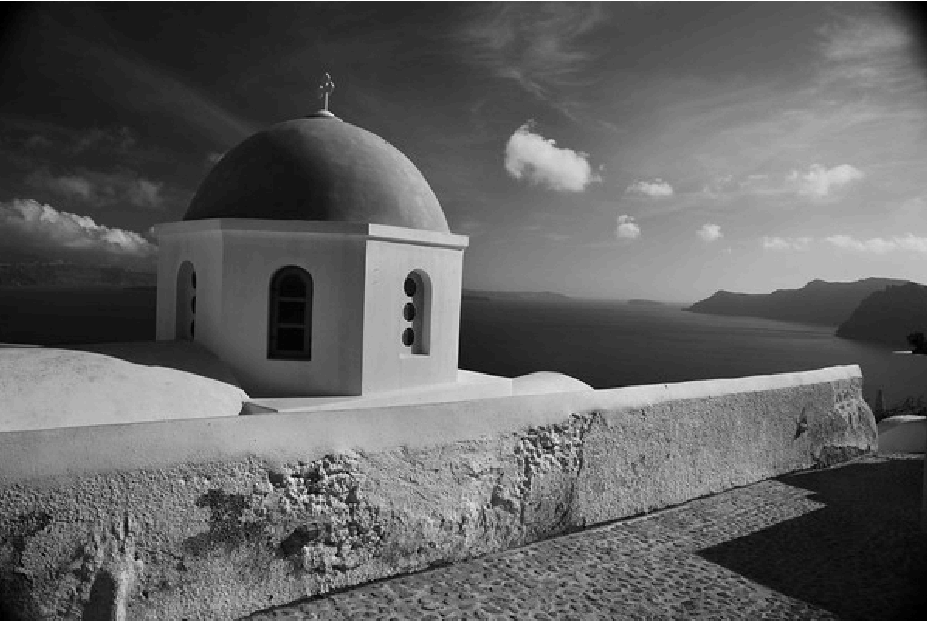
%> input picture Elaborazione di segnali e immagini/Schemi/code/imageA1.png, 927 x 621 px
$ octave lab8_eg1.m   (GNU Octave 9; MATLAB toolbox functions it lacks are replaced by stand-ins)
%> lines starting %> are read from the running program, lines starting %| are printed output that depends on the picture
%% Esempio -
%  Trasformata di Fourier discreta 2D in immagini reali ----
% In questo esempio vedremo come calcolare la trasformata di
% Fourier per un'immagine, visualizzare lo spettro delle ampiezze
% e lo spettro di fase e come ricostruire l'immagine a partire
% dalle frequenze

clear all
close all
clc

imdata = imread('imageA1.png');
%> imdata is the input picture: size 621x927x3 uint8; min 0, max 255, mean 98
imdata = rgb2gray(imdata);
%> imdata: size 621x927 uint8
figure(1); imshow(imdata), title('Original Image');

% Calcolo la trasformata di Fourier dell'immagine
F = fft2(imdata);

% FFT dell'immagine: spettro di ampiezza
S = abs(F);
figure(2);imshow(S,[20 100000]),
%> after `imshow(S,[20 100000])`:
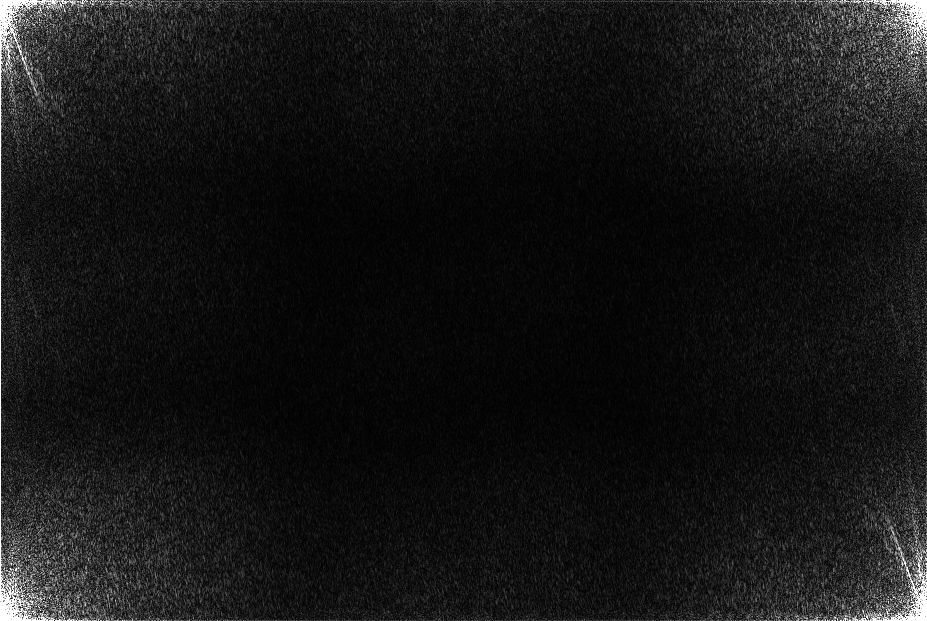
%> displayed picture: size 621x927, on the screen's scale of 0 to 255; min 0, max 255, mean 21.5
title('Magnitude Spectrum');

% Centro lo spettro delle ampiezze per aiutare la visualizzazione
Fsh = fftshift(F);
figure(3);imshow(abs(Fsh),[20 100000]),
%> after `imshow(abs(Fsh),[20 100000])`:
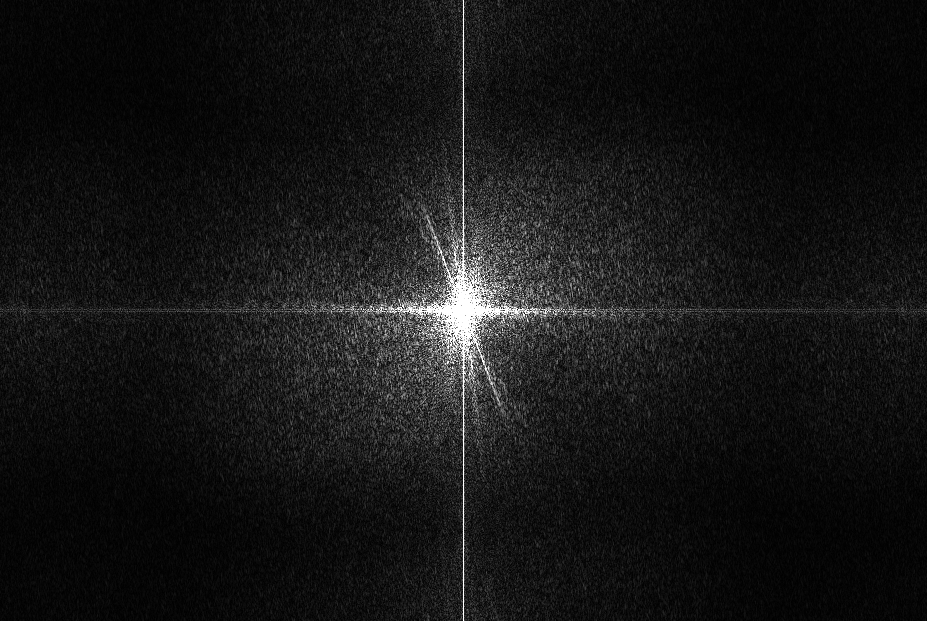
%> displayed picture: size 621x927, on the screen's scale of 0 to 255; min 0, max 255, mean 21.5; mean of the top-left, top-right, bottom-left and bottom-right quarters 20.3, 22.4, 22.1, 21
title('Centered Magnitude Spectrum');

% Applico il logaritmo
S2 = log10(1+abs(Fsh));
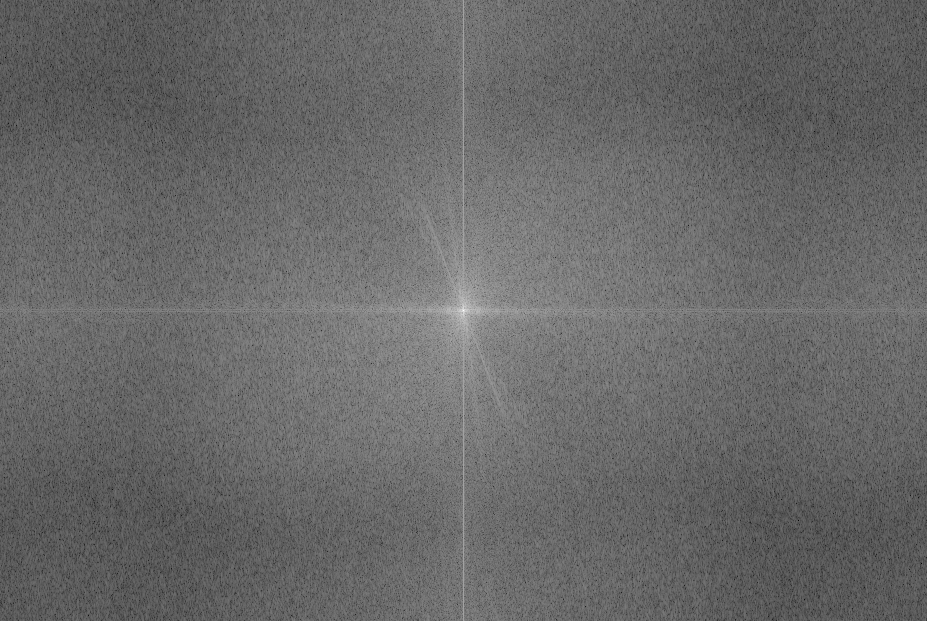
%> S2: size 621x927 double; min 0.901, max 7.75, mean 3.71; drawn with min black and max white
figure(4);imshow(S2,[]),
title('Log transformed Magnitude Spectrum');

% FFT dell'immagine: spettro di fase
figure(5);imshow(angle(fftshift(F)),[-pi pi]),
%> after `imshow(angle(fftshift(F)),[-pi pi])`:
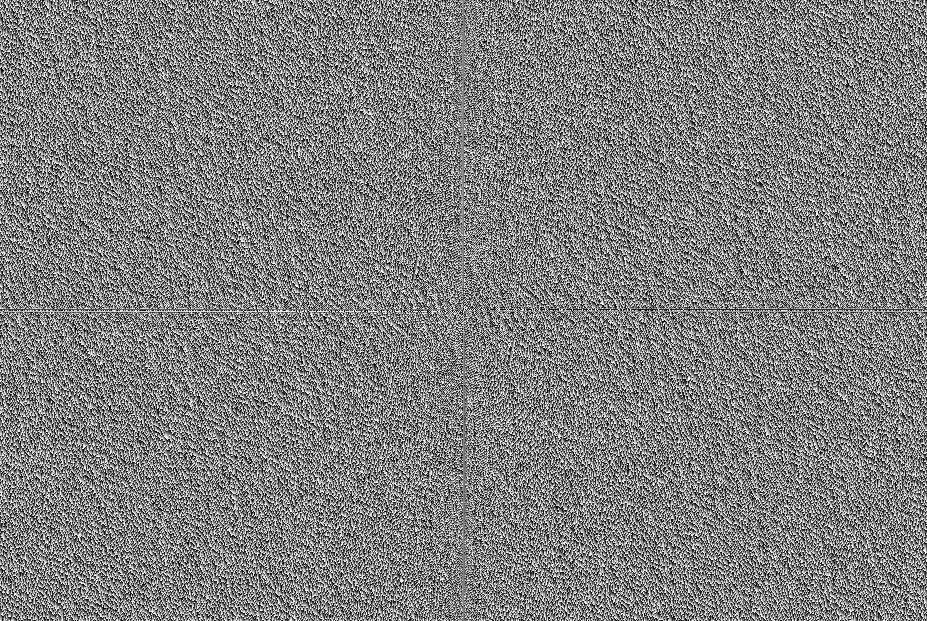
%> displayed picture: size 621x927, on the screen's scale of 0 to 255; min 0, max 255, mean 127.5
title('Phase Spectrum');

% Ricostruzione dell'immagine a partire dalle frequenze
F = ifftshift(Fsh);
f = ifft2(F);
f = real(f);
figure(6);imshow(f,[]),
title('Reconstructed Image');

$ run again, with Elaborazione di segnali e immagini/Schemi/code/Crane.png copied over Elaborazione di segnali e immagini/Schemi/code/imageA1.png
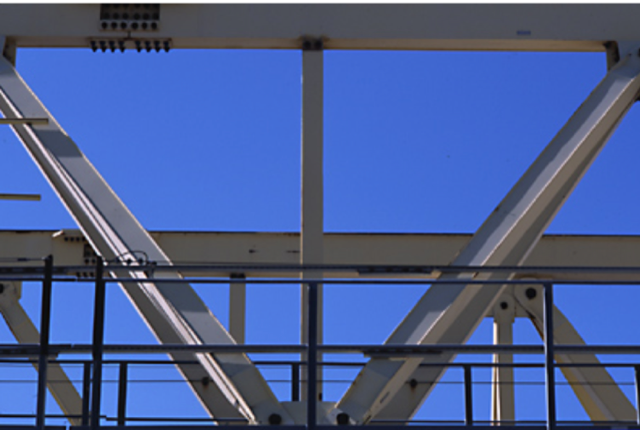
%> input picture Elaborazione di segnali e immagini/Schemi/code/Crane.png, 640 x 430 px
%> imdata is the input picture: size 430x640x3 uint8; mean R, G, B 74.8, 94.5, 148.3
%> imdata: size 430x640 uint8
%> `S2 = log10(1+abs(Fsh));`:
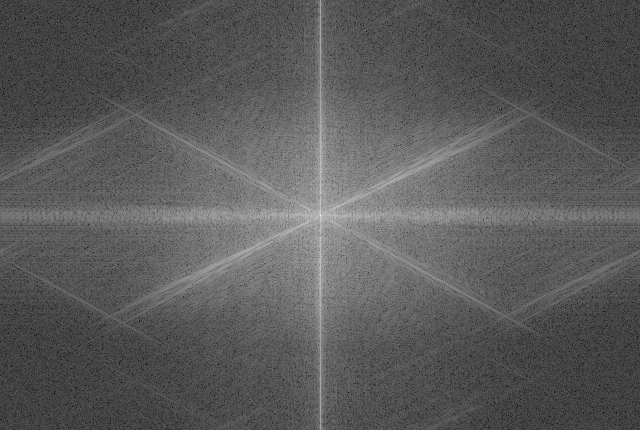
%> S2: size 430x640 double; min 0.301, max 7.42, mean 2.83; drawn with min black and max white
%> `imshow(angle(fftshift(F)),[-pi pi])`:
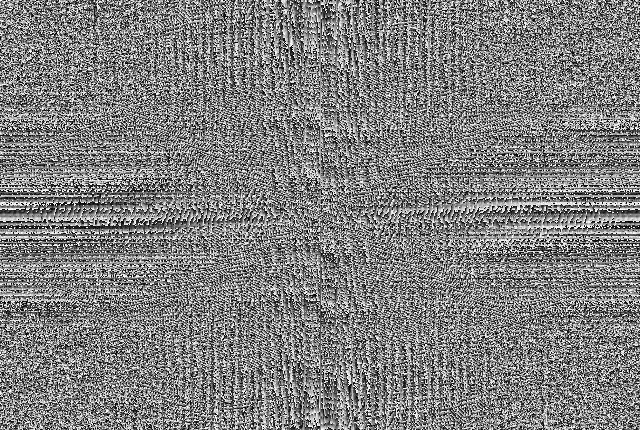
%> displayed picture: size 430x640, on the screen's scale of 0 to 255; min 0, max 255, mean 127.5
